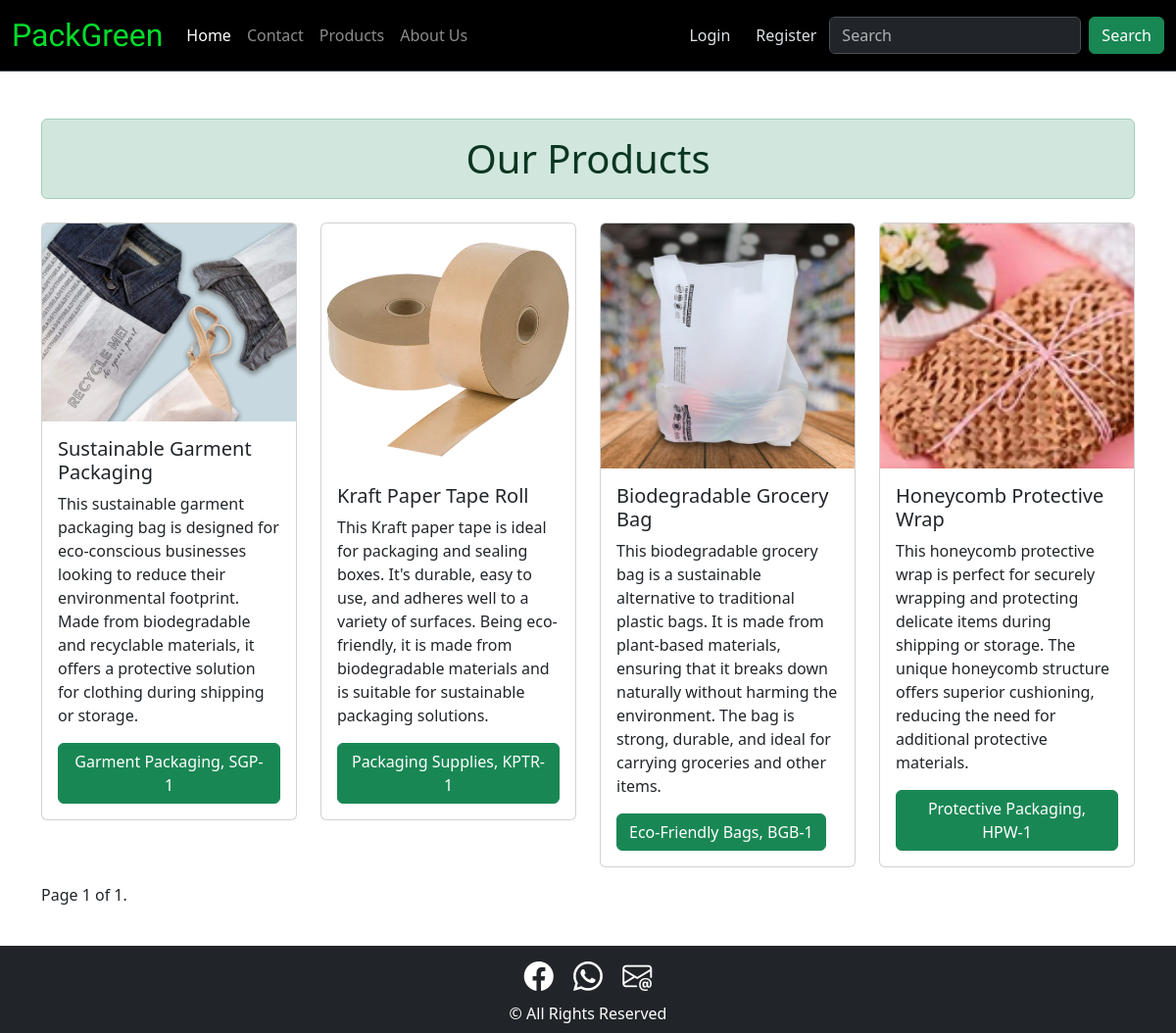
Screenshot of /products/ with the database file from the repository.
### test1/models.py (models this page shows, shortened)
class Product(models.Model):
    Product_ID = models.CharField(max_length=30, unique=True)
    Product_Name = models.CharField(max_length=30)
    Product_Description = models.CharField(max_length=400)
    Product_Category = models.CharField(max_length=100)
    Product_Image = models.ImageField(upload_to='Image/')

### test1/views.py (the view)
# urls.py: path('products/', views.products, name = 'products'),
def products(request):
    product_info = Product.objects.all()
    paginator = Paginator(product_info, 4)
    page_number = request.GET.get("page")
    page_obj = paginator.get_page(page_number)
    return render(request, 'test1/product.html', {"page_obj": page_obj})

### test1/Templates/test1/product.html (shortened to what this page needs)
<!DOCTYPE html>
<html lang="en">
<head>
    <link href="https://cdn.jsdelivr.net/npm/bootstrap@5.3.3/dist/css/bootstrap.min.css" rel="stylesheet">
</head>
<body>
    {% include 'test1/navbar.html' %}
    <div class="container mt-3 py-3">
        <h1 class="alert alert-success text-center mt-3">Our Products</h1>
        <div class="row">
        {% for x in page_obj %}
            <div class="col">
                <div class="card mt-2">
                <img src="{{x.Product_Image.url}}" class="card-img-top" alt="..." style="max-width: 100%; max-height: 250px;">
                <div class="card-body">
                    <h5 class="card-title">{{x.Product_Name}}</h5>
                    <p class="card-text">{{x.Product_Description}}</p>
                    <a href="#" class="btn btn-success">{{x.Product_Category}}, {{x.Product_ID}}</a>
                </div>
                </div>
            </div>
        {% endfor %}
        </div>
        <div class="pagination mt-2 py-2">
            <span class="step-links">
                <span class="current">
                    Page {{ page_obj.number }} of {{ page_obj.paginator.num_pages }}.
                </span>
            </span>
        </div>
    </div>
    {% include 'test1/footer.html' %}
</body>
</html>

### rows the page displays
Product: Product_Image (picture), Product_Name "Sustainable Garment Packaging", Product_Description "This sustainable garment packaging bag is designed for eco-conscious businesses looking to reduce their environmental footprint. Made from biodegradable and recyclable materials, it offers a protective solution for clothing during shipping or storage.", Product_Category "Garment Packaging", Product_ID "SGP-1"
Product: Product_Image (picture), Product_Name "Kraft Paper Tape Roll", Product_Description "This Kraft paper tape is ideal for packaging and sealing boxes. It's durable, easy to use, and adheres well to a variety of surfaces. Being eco-friendly, it is made from biodegradable materials and is suitable for sustainable packaging solutions.", Product_Category "Packaging Supplies", Product_ID "KPTR-1"
Product: Product_Image (picture), Product_Name "Biodegradable Grocery Bag", Product_Description "This biodegradable grocery bag is a sustainable alternative to traditional plastic bags. It is made from plant-based materials, ensuring that it breaks down naturally without harming the environment. The bag is strong, durable, and ideal for carrying groceries and other items.", Product_Category "Eco-Friendly Bags", Product_ID "BGB-1"
Product: Product_Image (picture), Product_Name "Honeycomb Protective Wrap", Product_Description "This honeycomb protective wrap is perfect for securely wrapping and protecting delicate items during shipping or storage. The unique honeycomb structure offers superior cushioning, reducing the need for additional protective materials.", Product_Category "Protective Packaging", Product_ID "HPW-1"

### other values shown
{{ page_obj.number }} "1"
{{ page_obj.paginator.num_pages }} "1"
